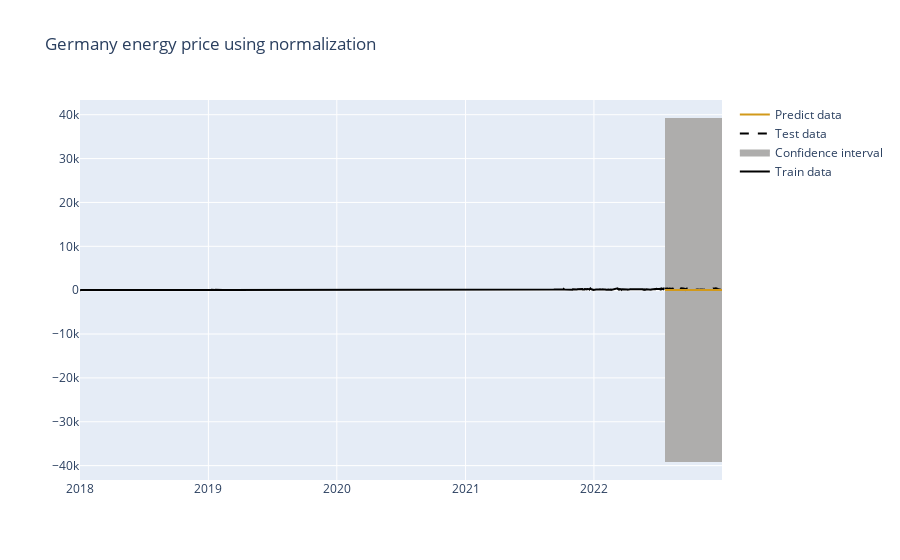

Write notebook code for a chart like this one.
### Code cell
y_pred_scaled = predict_model(fited_model_scaled, X_test_scaled)
y_test_unscaled = scaler.inverse_transform(y_test_scaled[:])
y_pred_unscaled = scaler.inverse_transform(y_pred_scaled)
plot_predict_vs_test(energy_prices_df,
                         y_test_unscaled,
                         y_pred_unscaled,
                         'Germany energy price using normalization', TARGET)

### Figure 1 — Plotly figure (JSON) as saved in the notebook; plotly's stock layout.template omitted (floating-point values rounded to 4 significant figures; data arrays with more than 128 entries replaced by an {"elided": "..."} marker saying what was removed)
{"data": [{"line": {"color": "rgba(0,0,0,1)"}, "name": "Train data", "type": "scatter", "x": {"elided": "1663 str values"}, "y": {"elided": "1663 float values"}}, {"line": {"color": "rgba(174, 173, 172, 1)"}, "showlegend": false, "type": "scatter", "x": {"elided": "163 str values"}, "y": {"elided": "163 float values"}}, {"line": {"color": "rgba(174, 173, 172, 1)"}, "showlegend": false, "type": "scatter", "x": {"elided": "163 str values"}, "y": {"elided": "163 float values"}}, {"fill": "tonexty", "fillcolor": "rgba(174, 173, 172, 1)", "line": {"color": "rgba(174, 173, 172, 1)"}, "name": "Confidence interval", "type": "scatter", "x": {"elided": "163 str values"}, "y": {"elided": "163 float values"}}, {"line": {"color": "rgba(0,0,0,1)", "dash": "dash"}, "name": "Test data", "type": "scatter", "x": {"elided": "163 str values"}, "y": {"elided": "163 float values"}}, {"line": {"color": "rgba(210, 153, 26, 1)"}, "name": "Predict data", "type": "scatter", "x": {"elided": "163 str values"}, "y": {"elided": "163 float values"}}], "layout": {"title": {"text": "Germany energy price using normalization"}}}
